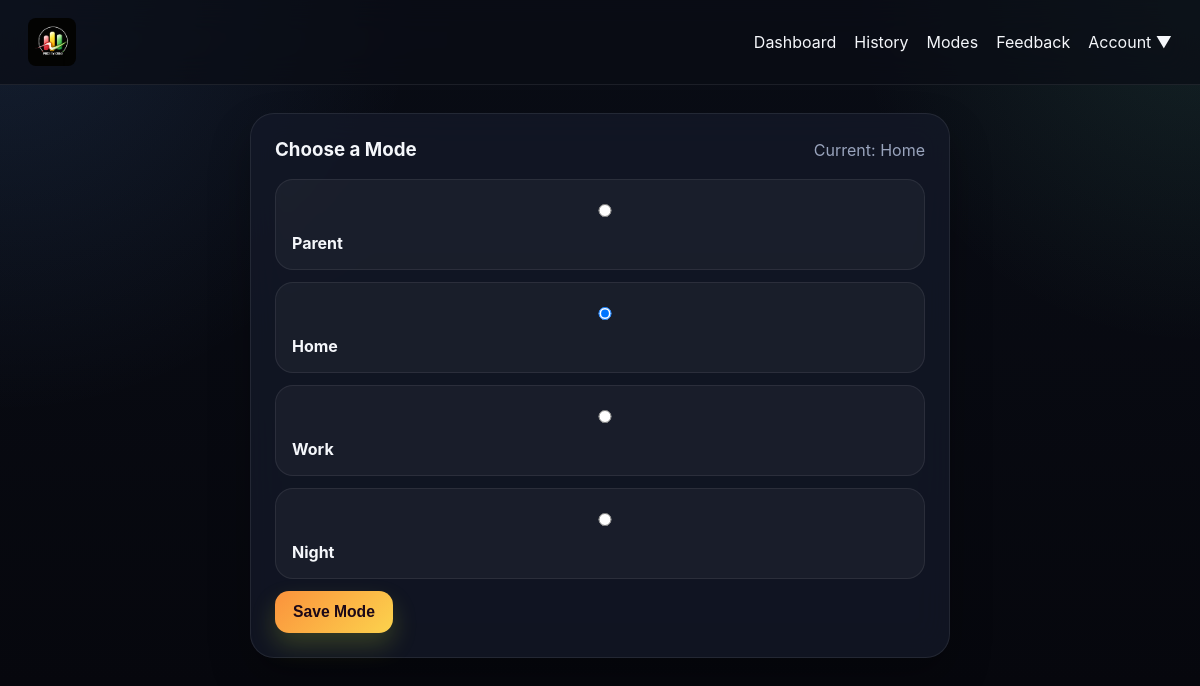
The page /modes (signed in) on the database as committed earlier.
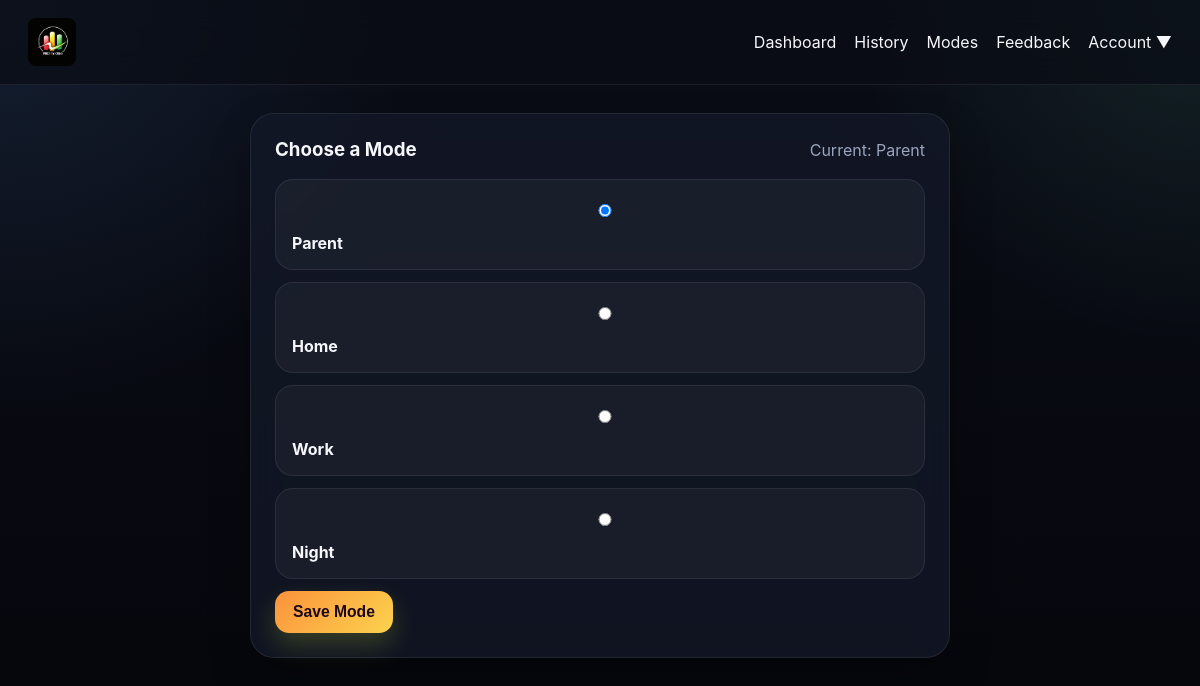
The same page on the database as committed later.
### models.py (models this page shows)
class User(db.Model):
    id = db.Column(db.Integer, primary_key=True)
    email = db.Column(db.String(120), unique=True, nullable=False)
    password = db.Column(db.String(200), nullable=False)
    preferences = db.Column(db.Text, nullable=True)  # JSON string of sound priorities
    mode = db.Column(db.String(50), nullable=True)   # Selected mode (Parent, Home, etc.)

### app.py (the view, shortened to what this page needs)
@app.route("/modes", methods=["GET", "POST"])
def modes():
    if "user_id" not in session:
        return redirect("/login")
    user = User.query.get(session["user_id"])
    return render_template("mode.html", modes=MODES.keys(), current_mode=user.mode or "Custom")

### templates/mode.html
{% extends "base.html" %}
{% block content %}
<div class="card" style="max-width: 700px; margin: 0 auto;">
  <div class="section-head">
    <h3>Choose a Mode</h3>
    <span class="muted">Current: {{ current_mode }}</span>
  </div>
  <form method="POST">
    {% for mode in modes %}
      <label class="stat-box" style="display:block; margin-bottom: 12px; cursor:pointer;">
        <input type="radio" name="mode" value="{{ mode }}" {% if mode == current_mode %}checked{% endif %}>
        <strong>{{ mode }}</strong>
      </label>
    {% endfor %}
    <button type="submit" class="button button-primary">Save Mode</button>
  </form>
</div>
{% endblock %}

Rows that differ between the two databases and show on the page:
changed User "☐ Work": mode "Home" → "Parent"; mode "☐ Parent" → "☑ Parent"; mode "☑ Home" → "☐ Home"
